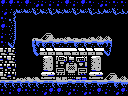

A 2D game scene composited from a Tiled map and its tileset images. What follows is a short description and the map's XML, with every tile layer's data as written:
An orthogonal 16x12 tile map with 8x8 px tiles, 1 tile layer (Tile Layer 1) and 7 objects (2x item, big-item, door-left, door-up, breakable-up, ...).

<map version="1.0" orientation="orthogonal" renderorder="right-down" width="16" height="12" tilewidth="8" tileheight="8" nextobjectid="28">
 <properties>
  <property name="right" value="hole" />
 </properties>
 <tileset firstgid="1" name="tiles" tilewidth="8" tileheight="8" tilecount="256" columns="16">
  <image source="tiles.png" width="128" height="128" />
 </tileset>
 <layer name="Tile Layer 1" width="16" height="12">
  <data encoding="csv">
124,124,122,124,244,123,123,123,124,123,124,122,244,123,122,122,
244,201,131,131,130,132,130,132,131,130,131,130,133,131,130,133,
122,126,1,1,1,1,1,1,1,1,1,1,1,1,1,1,
124,252,1,1,1,1,1,1,1,1,1,1,1,1,1,1,
123,252,1,1,250,103,104,97,98,250,250,98,99,99,1,1,
122,134,1,1,113,114,115,116,116,114,115,116,117,118,1,1,
149,149,1,1,129,143,143,144,144,143,143,143,144,134,1,1,
147,149,1,1,1,145,146,246,206,207,208,145,146,1,1,1,
147,147,1,1,1,161,162,221,222,223,224,161,162,1,1,1,
149,147,97,98,98,177,178,237,238,239,240,177,178,103,104,99,
115,115,115,115,115,116,115,117,116,116,115,116,117,116,114,117,
122,123,124,122,122,244,124,124,244,122,244,123,124,123,244,124
</data>
 </layer>
 <objectgroup name="objects">
  <object id="14" type="big-item" x="56" y="16" width="32" height="24" />
  <object id="15" type="item" x="64" y="24" width="16" height="16" />
  <object id="17" type="door-left" x="0" y="56" width="16" height="24" />
  <object id="18" type="door-up" x="48" y="0" width="32" height="16" />
  <object id="22" type="breakable-up" x="48" y="0" width="32" height="16" />
  <object id="24" type="breakable-left" x="0" y="48" width="16" height="32" />
  <object id="27" type="item" x="24" y="64" width="16" height="16" />
 </objectgroup>
</map>
